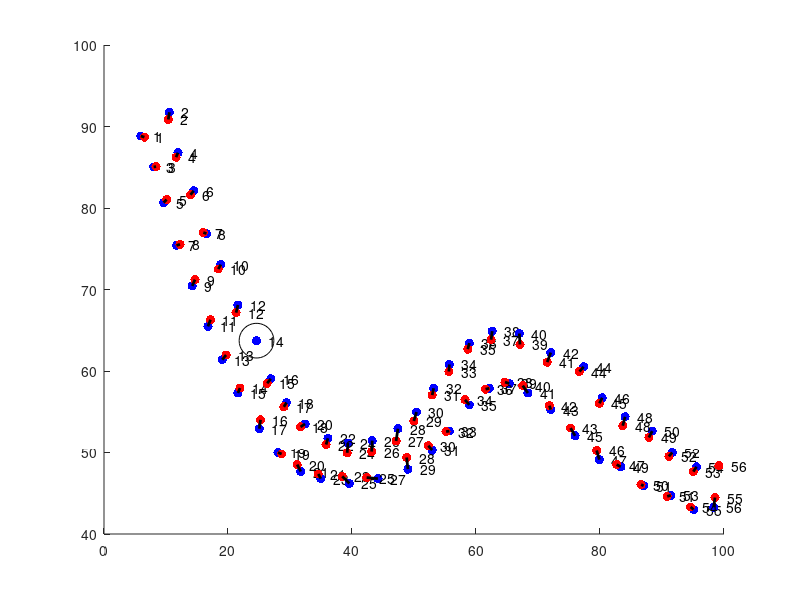

MATLAB code to generate this figure:
% Script to process data sets and test for congruency

clear all
close all

% Generate two data sets via interactive plot
% figure(9);
% hold on;
% axis equal
% % Set the title header
% UserData.title_header = sprintf('Dataset %.0d of %.0d',1,2);
% % Save the results
% set(gcf,'UserData',UserData);
% inputData = fcn_Dataset_fillSetViaUserInputs(9);
% xyData{1} = inputData;
% % Set the title header
% UserData.title_header = sprintf('Dataset %.0d of %.0d',2,2);
% % Save the results
% set(gcf,'UserData',UserData);
% inputData = fcn_Dataset_fillSetViaUserInputs(9);
% xyData{2} = inputData;
% 
% % Assign a radial standard deviation value
% sigma = 3; % meters
% 
% % Load up some data (simple xy points for now)
% %xyData = fcn_Dataset_fillSampleSets;
load testDataset1.mat
% 
%% Plot the data (known to be two sets for now)
figure(1)
clf
hold on
for i = 1:length(xyData{1})
    plot(xyData{1}(i,1),xyData{1}(i,2),'b.','Markersize',20);
    text(xyData{1}(i,1)+2,xyData{1}(i,2),sprintf('%d',i))
end
for i = 1:length(xyData{2})
    plot(xyData{2}(i,1),xyData{2}(i,2),'r.','Markersize',20);
    text(xyData{2}(i,1)+2,xyData{2}(i,2),sprintf('%d',i))
end


% Binary compatibility analysis (mutually nearest neighbor points)
% First, associate data points in the sets using a nearest neighbor search
[idx1to2,dist1] = knnsearch(xyData{2},xyData{1});
[idx2to1,dist2] = knnsearch(xyData{1},xyData{2});

% Find mutual matches between nearest neighbors. These points are "most" in
% agreement in that they are mutual nearest neighbor matches
mutual = nan(length(idx1to2),1);
for i = 1:length(idx1to2)
    if(idx2to1(idx1to2(i)) == i)
        mutual(i) = 1;
    else
        mutual(i) = 0;
    end
end
% Indicate on the plot that these points match
for i = 1:length(mutual)
    if 1 == mutual(i)
        plot([xyData{1}(idx2to1(idx1to2(i)),1) xyData{2}(idx1to2(i),1)],[xyData{1}(idx2to1(idx1to2(i)),2) xyData{2}(idx1to2(i),2)],'k','linewidth',2)
    end
end

% Determine the binary compatibility of the data sets (percentage of points
% that are mutually nearest neighbors)
binMetric = sum(mutual)/length(mutual);
fprintf("%.2f percent of map features matched in rover data set\n",100*binMetric); 
% Determine the rms error between mutually compatible points
rmsError = sqrt(mean(dist1(mutual == 1).^2));
fprintf("RMS error for matched features is %.2f units\n",rmsError);

% Find any data points that are missing from the reference (data set 1) in
% the rover (data set 2)
missing = zeros(length(xyData{2}),1);
for i = 1:length(idx1to2)
    pos = find(i == idx2to1);
    if isempty(pos)
        missing(i) = 1;
        plot(xyData{1}(i,1),xyData{1}(i,2),'ko','Markersize',25)
    end
end
fprintf("%d features in the rover data set could not be matched to a corresponding map feature\n",sum(missing));

% Find duplicate data points in the rover (data set 2) when compared with
% the reference (data set 1)
duplicate = zeros(length(xyData{2}),1);
for i = 1:length(idx1to2)
    pos = find(i == idx2to1);
    if length(pos) > 1
        % Determine which of the duplicates is farther from the reference
        [~,minIdx] = min(sum((xyData{2}(pos,:)' - xyData{1}(i,:)').^2));
        for j = 1:length(pos)
            if j ~= minIdx
                duplicate(pos(j)) = 1;
                %plot(xyData{2}(pos(j),1),xyData{2}(pos(j),2),'ks','Markersize',25)
            end
        end
    end
end
fprintf("%d features in the rover data set appear to be duplicates\n",sum(duplicate));